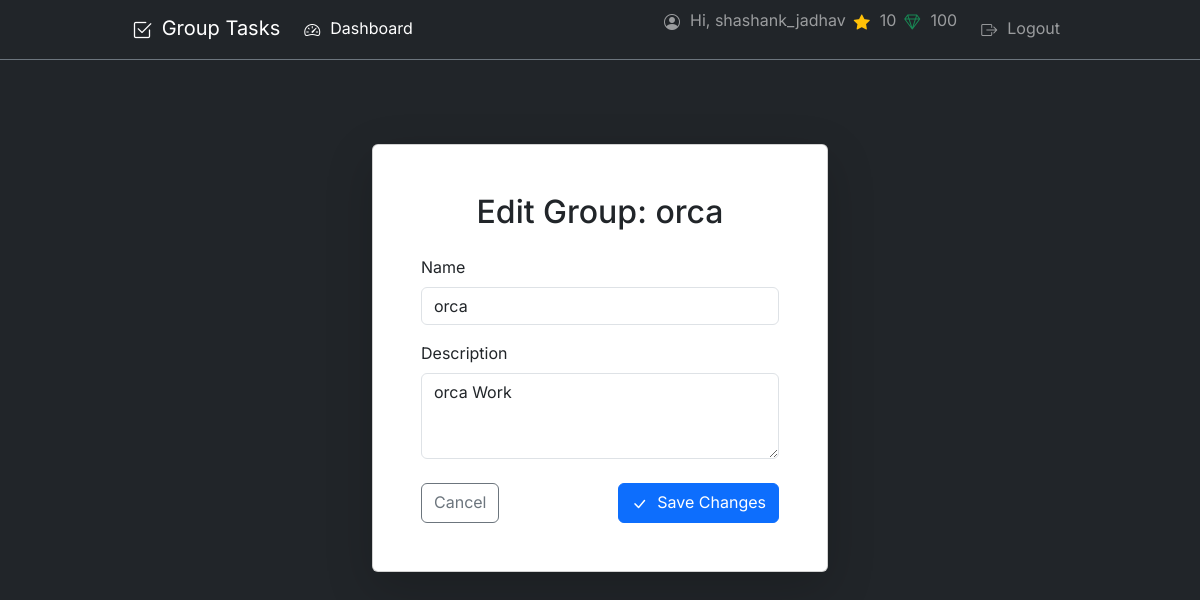
The app's page /group/3/update/ (signed in) with its own data.
### tasks/models.py (models this page shows, shortened)
class Profile(models.Model):
    user = models.OneToOneField(User, on_delete=models.CASCADE)
    coins = models.IntegerField(default=100)
    points = models.IntegerField(default=0)
    current_streak = models.IntegerField(default=0)
    longest_streak = models.IntegerField(default=0)
    last_completion_date = models.DateField(null=True, blank=True)
    badges = models.ManyToManyField(Badge, blank=True)

class Group(models.Model):
    name = models.CharField(max_length=100)
    description = models.TextField(blank=True, null=True)
    owner = models.ForeignKey(
        User,
        related_name='owned_groups',
        on_delete=models.CASCADE
    )
    members = models.ManyToManyField(
        User,
        related_name='task_groups'
    )
    created_at = models.DateTimeField(auto_now_add=True)

### tasks/views.py (the view, shortened to what this page needs)
# urls.py: path('group/<int:pk>/update/', views.GroupUpdateView.as_view(), name='group_update'),
class GroupUpdateView(LoginRequiredMixin, UserPassesTestMixin, UpdateView):
    model = Group
    form_class = GroupForm
    template_name = 'tasks/group_form.html'
    def test_func(self):
        group = self.get_object()
        return self.request.user == group.owner
    def get_context_data(self, **kwargs):
        context = super().get_context_data(**kwargs)
        context['is_creating'] = False
        return context

### tasks/forms.py
class GroupForm(forms.ModelForm):
    class Meta:
        model = Group
        fields = ['name', 'description']
        widgets = {
            'name': forms.TextInput(attrs={'class': 'form-control', 'placeholder': 'Group Name'}),
            'description': forms.Textarea(attrs={'class': 'form-control', 'rows': 3, 'placeholder': 'Optional: Describe the group...'}),
        }

### tasks/templates/tasks/group_form.html (shortened to what this page needs)
{% extends "layout.html" %}
{% block content %}
<div class="row justify-content-center mt-4">
    <div class="col-12 col-md-8 col-lg-6">
        <div class="card shadow-lg" data-bs-theme="light">
            <div class="card-body p-4 p-md-5">
                <h2 class="card-title text-center mb-4 text-dark">
                    {% if is_creating %}
                        Create New Group
                    {% else %}
                        Edit Group: {{ form.instance.name }}
                    {% endif %}
                </h2>
                <form method="post">
                    <div class="mb-3">
                        <label for="{{ form.name.id_for_label }}" class="form-label text-dark">{{ form.name.label }}</label>
                        {{ form.name }}
                    </div>
                    <div class="mb-3">
                        <label for="{{ form.description.id_for_label }}" class="form-label text-dark">{{ form.description.label }}</label>
                        {{ form.description }}
                    </div>
                    <div class="d-grid gap-2 d-md-flex justify-content-between mt-4">
                        {% if not is_creating %}
                            <a href="{% url 'tasks:group_detail' form.instance.pk %}" class="btn btn-outline-secondary">
                                Cancel
                            </a>
                        {% else %}
                            <a href="{% url 'tasks:dashboard' %}" class="btn btn-outline-secondary">
                                Cancel
                            </a>
                        {% endif %}
                        <button class="btn btn-primary" type="submit">
                        <i class="bi {% if is_creating %}bi-plus-lg{% else %}bi-check-lg{% endif %}"></i> {% if is_creating %}Create Group{% else %}Save Changes{% endif %}
                        </button>
                    </div>
                </form>
            </div>
        </div>
    </div>
</div>
{% endblock %}

### templates/layout.html (shortened to what this page needs)
{% load static %}
<!DOCTYPE html>
<html lang="en" data-bs-theme="dark">
<head>
    <link href="https://cdn.jsdelivr.net/npm/bootstrap@5.3.2/dist/css/bootstrap.min.css" rel="stylesheet" xintegrity="sha384-T3c6CoIi6uLrA9TneNEoa7RxnatzjcDSCmG1MXxSR1GAsXEV/Dwwykc2MPK8M2HN">
    <link rel="stylesheet" href="https://cdn.jsdelivr.net/npm/bootstrap-icons@1.11.3/font/bootstrap-icons.min.css">
</head>
<body class="bg-dark text-light">
    <nav class="navbar navbar-expand-lg navbar-dark bg-dark border-bottom border-secondary fixed-top mb-4">
        <div class="container-fluid container">
        <a class="navbar-brand" href="{% if user.is_authenticated %}{% url 'tasks:dashboard' %}{% else %}{% url 'login' %}{% endif %}"><i class="bi bi-check2-square"></i> Group Tasks</a>
        <div class="collapse navbar-collapse" id="navbarSupportedContent">
        <ul class="navbar-nav me-auto mb-2 mb-lg-0">
            {% if user.is_authenticated %}
            <li class="nav-item">
            <a class="nav-link active" aria-current="page" href="{% url 'tasks:dashboard' %}"><i class="bi bi-speedometer2"></i> Dashboard</a>
            </li>
            {% endif %}
        </ul>
        <ul class="navbar-nav ms-auto mb-2 mb-lg-0">
            {% if user.is_authenticated %}
                <li class="nav-item">
                    <span class="navbar-text me-2">
                        <i class="bi bi-person-circle"></i> Hi, {{ user.username }}
                    </span>
                </li>
                <li class="nav-item">
                    <span class="navbar-text me-2" title="Points (for leaderboard)">
                        <i class="bi bi-star-fill text-warning"></i> {{ user.profile.points }}
                    </span>
                </li>
                <li class="nav-item">
                    <span class="navbar-text me-3" title="Coins (for pledges)">
                    <i class="bi bi-gem text-success"></i> {{ user.profile.coins }}
                    </span>
                </li>
                <li class="nav-item">
                    <a class="nav-link" href="{% url 'logout' %}"><i class="bi bi-box-arrow-right"></i> Logout</a>
                </li>
            {% endif %}
        </ul>
        </div>
    </div>
    </nav>
    <main class="container mt-5 pt-3">
        {% block content %}{% endblock %}
    </main>
</body>
</html>

### templates/layout.html (style rules this page uses)
body { font-family: 'Inter', sans-serif; padding-top: 56px; }
.container { max-width: 960px; }
.bi { vertical-align: -.125em; margin-right: 0.25rem; }
.btn .bi, .nav-link .bi { margin-right: 0.35rem; }
.navbar-text .bi { margin-right: 0.35rem; }

### records on screen
Group: instance.name "orca", name "orca", description "orca Work"

### other values on screen
{{ user.username }} "shashank_jadhav"
{{ user.profile.points }} "10"
{{ user.profile.coins }} "100"
